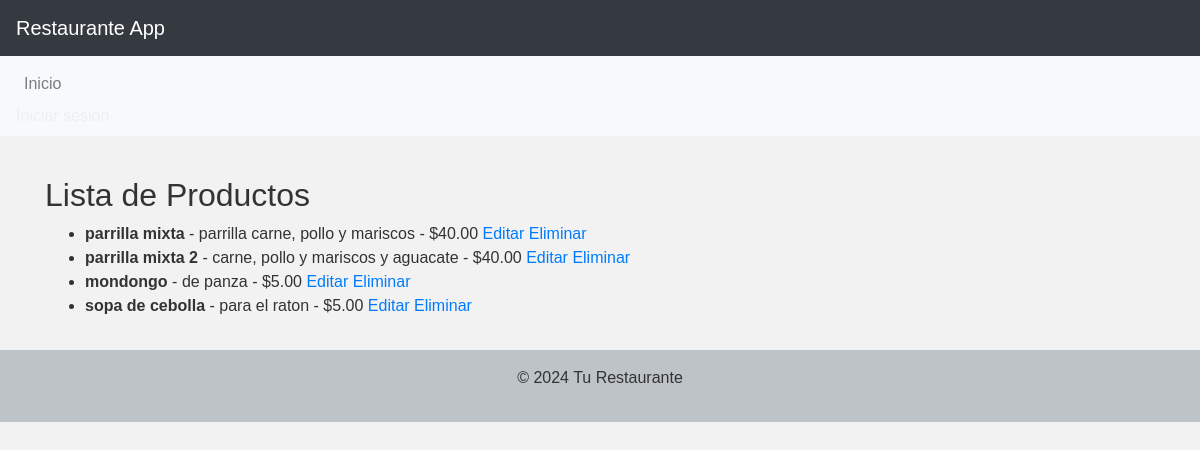
The page /lista_productos/ on the database as committed earlier.
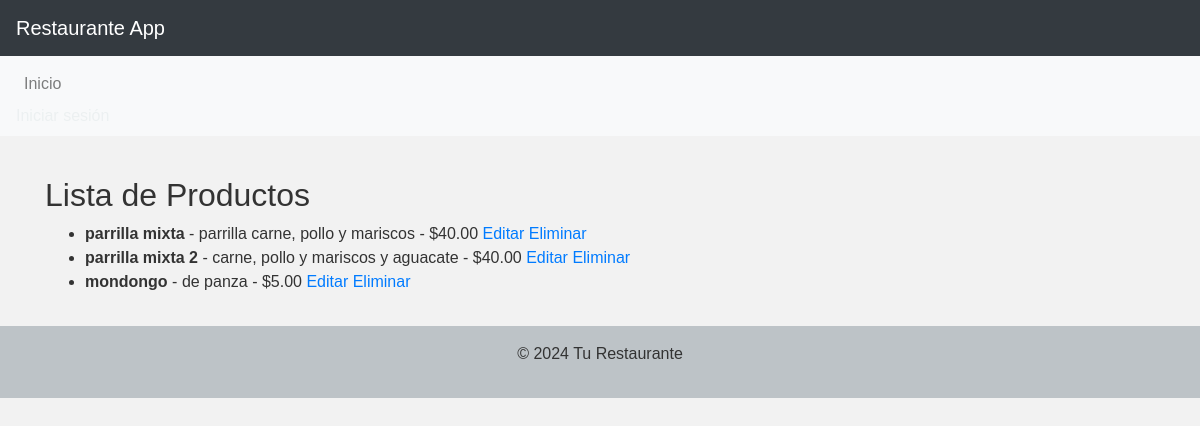
The same page on the database as committed later.
### restaurante_app/models.py (models this page shows, shortened)
class Producto(models.Model):
    nombre = models.CharField(max_length=100)
    descripcion = models.TextField()
    precio = models.DecimalField(max_digits=10, decimal_places=2)

### restaurante_app/views.py (the view)
# urls.py: path('lista_productos/', views.lista_productos, name='lista_productos'),
def lista_productos(request):
    productos = Producto.objects.all()  # Obtener todos los productos
    return render(request, 'restaurante_app/lista_productos.html', {'productos': productos})

### restaurante_app/templates/restaurante_app/lista_productos.html
{% extends 'base.html' %}
{% block content %}
<div class="container mt-4">
    <h2>Lista de Productos</h2>
    <ul>
        {% for producto in productos %}
        <li>
            <strong>{{ producto.nombre }}</strong> - {{ producto.descripcion }} - ${{ producto.precio }}
            <a href="{% url 'editar_producto' producto.id %}">Editar</a>
            <a href="{% url 'eliminar_producto' producto.id %}">Eliminar</a>
        </li>
        {% endfor %}
    </ul>
</div>
{% endblock %}

Rows that differ between the two databases and show on the page:
removed Producto: nombre "sopa de cebolla", descripcion "para el raton", precio "5.00"
